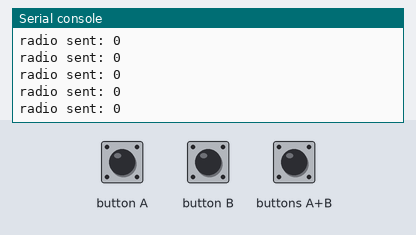
A program run on a simulated BBC micro:bit (MakeCode). Shown: the last lines printed to the serial console. The inputs (shaded band) are chosen by the test bench. No radio messages arrive unless stated (any console line starting 'radio sent:' is added by the test bench).

Above: at 1.2 s.
1.3 s: button A pressed for 0.15 s
At 1.45 s:
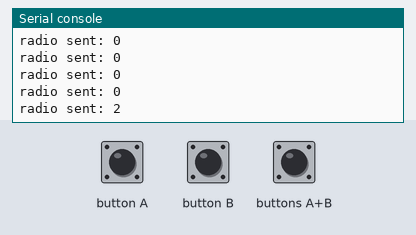
2.9 s: button B pressed for 0.15 s
At 3.02 s:
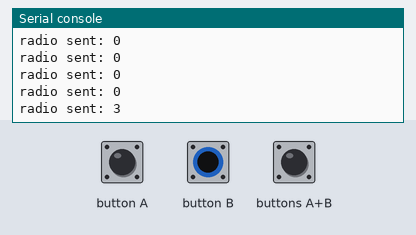
4.5 s: buttons A+B pressed for 0.15 s
At 4.71 s:
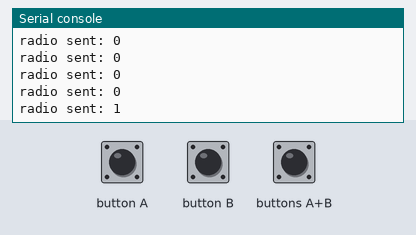
Timing chart, 0 to 7.5 s (numbered marks = the images above; inputs shaded):
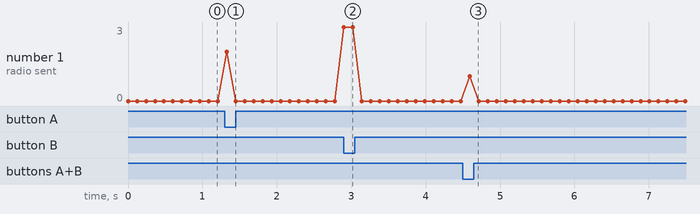

Measured:
- after the input at 1.3 s, the serial console: prints a new line at once (image 1)
- after the input at 2.9 s, the serial console: prints a new line at once (image 2)
- after the input at 4.5 s, the serial console: prints a new line after 0.09 s (image 3)

The program:

main.ts
```typescript
radio.setGroup(1)
basic.forever(function () {
    if (input.buttonIsPressed(Button.AB)) {
        radio.sendNumber(1)
    } else if (input.buttonIsPressed(Button.A)) {
        radio.sendNumber(2)
    } else if (input.buttonIsPressed(Button.B)) {
        radio.sendNumber(3)
    } else {
        radio.sendNumber(0)
    }
    basic.pause(100)
})
```

test.ts
```typescript
// 테스트는 여기로 이동합니다; 이 패키지가 확장으로 사용될 때 컴파일되지 않을 것 입니다.
```
